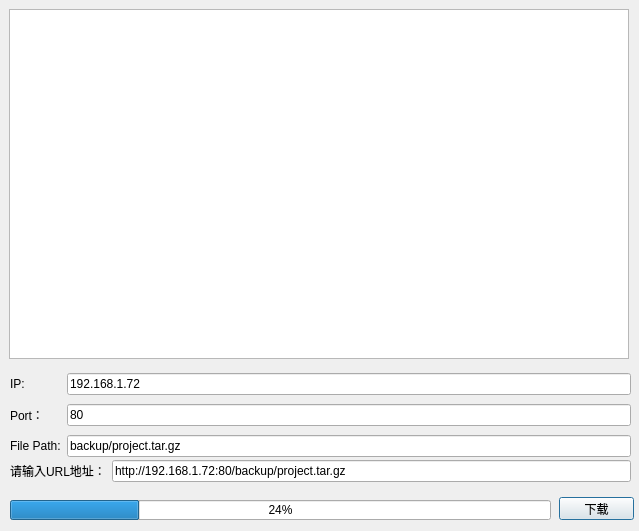
<?xml version="1.0" encoding="UTF-8"?>
<ui version="4.0">
 <class>UI_DownloadDialog</class>
 <widget class="QDialog" name="UI_DownloadDialog">
  <property name="geometry">
   <rect>
    <x>0</x>
    <y>0</y>
    <width>639</width>
    <height>531</height>
   </rect>
  </property>
  <property name="windowTitle">
   <string>Dialog</string>
  </property>
  <widget class="QPushButton" name="pushButton">
   <property name="geometry">
    <rect>
     <x>559</x>
     <y>497</y>
     <width>75</width>
     <height>23</height>
    </rect>
   </property>
   <property name="text">
    <string>下载</string>
   </property>
  </widget>
  <widget class="QTextBrowser" name="textBrowser">
   <property name="geometry">
    <rect>
     <x>9</x>
     <y>9</y>
     <width>620</width>
     <height>350</height>
    </rect>
   </property>
  </widget>
  <widget class="QProgressBar" name="progressBar">
   <property name="geometry">
    <rect>
     <x>10</x>
     <y>500</y>
     <width>541</width>
     <height>20</height>
    </rect>
   </property>
   <property name="value">
    <number>24</number>
   </property>
  </widget>
  <widget class="QWidget" name="">
   <property name="geometry">
    <rect>
     <x>10</x>
     <y>460</y>
     <width>621</width>
     <height>22</height>
    </rect>
   </property>
   <layout class="QHBoxLayout" name="horizontalLayout">
    <item>
     <widget class="QLabel" name="label">
      <property name="text">
       <string>请输入URL地址：</string>
      </property>
     </widget>
    </item>
    <item>
     <widget class="QLineEdit" name="lineEdit">
      <property name="text">
       <string>http://192.168.1.72:80/backup/project.tar.gz</string>
      </property>
     </widget>
    </item>
   </layout>
  </widget>
  <widget class="QWidget" name="">
   <property name="geometry">
    <rect>
     <x>10</x>
     <y>370</y>
     <width>621</width>
     <height>92</height>
    </rect>
   </property>
   <layout class="QGridLayout" name="gridLayout">
    <item row="3" column="0">
     <widget class="QLabel" name="label_4">
      <property name="text">
       <string>File Path:</string>
      </property>
     </widget>
    </item>
    <item row="0" column="0">
     <widget class="QLabel" name="label_3">
      <property name="text">
       <string>IP:</string>
      </property>
     </widget>
    </item>
    <item row="2" column="0">
     <widget class="QLabel" name="label_2">
      <property name="text">
       <string>Port：</string>
      </property>
     </widget>
    </item>
    <item row="3" column="1">
     <widget class="QLineEdit" name="lineEdit_4">
      <property name="text">
       <string>backup/project.tar.gz</string>
      </property>
     </widget>
    </item>
    <item row="2" column="1">
     <widget class="QLineEdit" name="lineEdit_3">
      <property name="text">
       <string>80</string>
      </property>
     </widget>
    </item>
    <item row="0" column="1">
     <widget class="QLineEdit" name="lineEdit_2">
      <property name="text">
       <string>192.168.1.72</string>
      </property>
     </widget>
    </item>
   </layout>
  </widget>
 </widget>
 <resources/>
 <connections/>
</ui>
